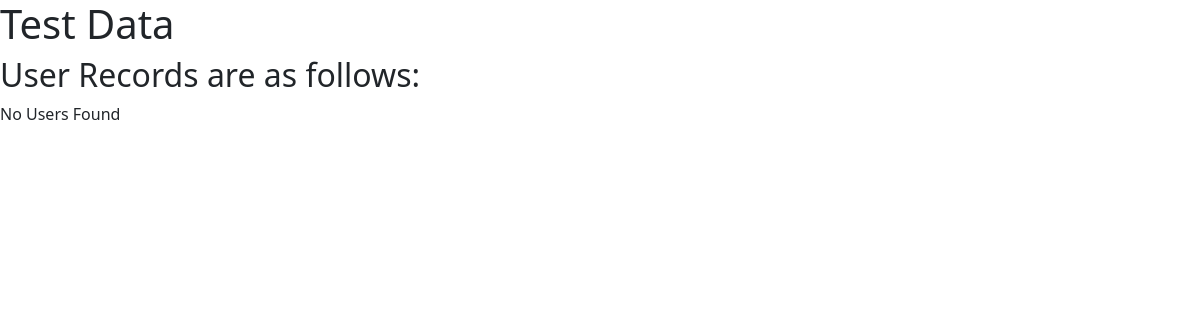
The page /test_models/users/ on the database as committed earlier.
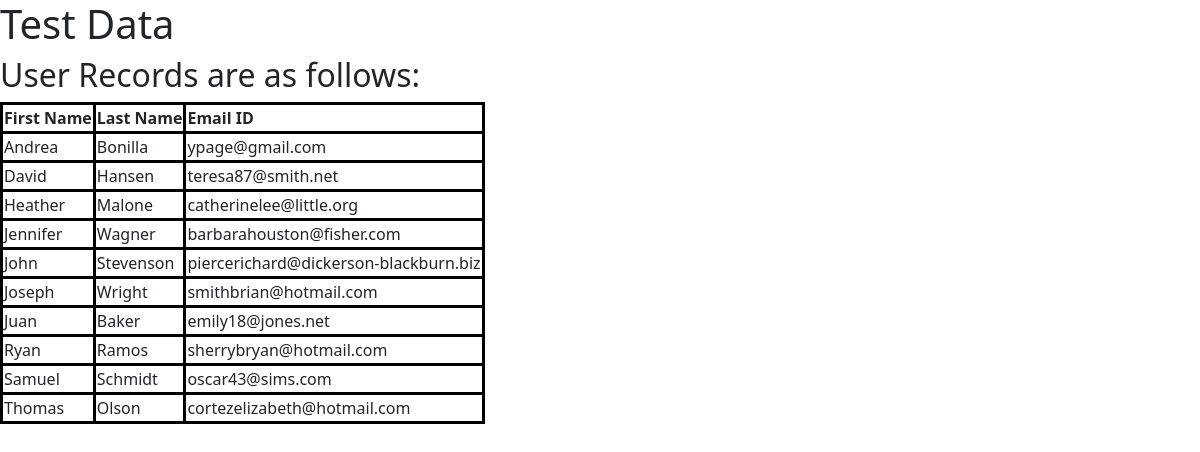
The same page on the database as committed later.
### test_models/models.py (models this page shows, shortened)
class User(models.Model):
    first_name = models.CharField(max_length=264)
    last_name = models.CharField(max_length=264)
    email = models.EmailField(max_length=264,unique=True)

### test_models/views.py (the view)
# urls.py: path("users/", views.test_users, name="test_users"),
def test_users(request):
    data = User.objects.order_by('first_name')
    user_dict = {'users':data}
    return render(request,'test_users.html',context=user_dict)

### test_models/templates/test_users.html (shortened to what this page needs)
{% extends "bootstrap.html" %}
{% block content %}
<h1>Test Data</h1>
<h2>User Records are as follows: </h2>
<div class="user">
    {% if users %}
    <table>
        <thead>
            <th>First Name</th>
            <th>Last Name</th>
            <th>Email ID</th>
        </thead>
        {% for rec in users %}
        <tr>
            <td>{{rec.first_name}}</td>
            <td>{{rec.last_name}}</td>
            <td>{{rec.email}}</td>
        </tr>
        {% endfor %}
    </table>
    {% else %}
    <p>No Users Found</p>
    {% endif %}
</div>
{% endblock content %}

### templates/bootstrap.html (shortened to what this page needs)
<!doctype html>
<html lang="en">
  <head>
    <link rel="stylesheet" href="https://cdn.jsdelivr.net/npm/bootstrap@5.0.2/dist/css/bootstrap.min.css">
  </head>
  <body>
          {% block content %}
          {% endblock %}
  </body>
</html>

### test_models/templates/test_users.html (style rules this page uses)
table, th, td { border: 3px solid black; border-collapse: collapse; }

Rows that differ between the two databases and show on the page:
added User: first_name "Andrea", last_name "Bonilla", email "ypage@gmail.com"
added User: first_name "David", last_name "Hansen", email "teresa87@smith.net"
added User: first_name "Heather", last_name "Malone", email "catherinelee@little.org"
added User: first_name "Jennifer", last_name "Wagner", email "barbarahouston@fisher.com"
added User: first_name "John", last_name "Stevenson", email "piercerichard@dickerson-blackburn.biz"
added User: first_name "Joseph", last_name "Wright", email "smithbrian@hotmail.com"
added User: first_name "Juan", last_name "Baker", email "emily18@jones.net"
added User: first_name "Ryan", last_name "Ramos", email "sherrybryan@hotmail.com"
added User: first_name "Samuel", last_name "Schmidt", email "oscar43@sims.com"
added User: first_name "Thomas", last_name "Olson", email "cortezelizabeth@hotmail.com"
Other text that changed with them:
text no longer shown: "No Users Found"
text now shown: "First Name Last Name Email ID"
